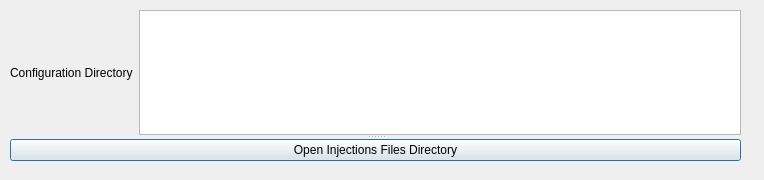
<?xml version="1.0" encoding="UTF-8"?>
<ui version="4.0">
 <class>advancedOptions</class>
 <widget class="QDialog" name="advancedOptions">
  <property name="geometry">
   <rect>
    <x>0</x>
    <y>0</y>
    <width>764</width>
    <height>180</height>
   </rect>
  </property>
  <property name="windowTitle">
   <string>Dialog</string>
  </property>
  <property name="sizeGripEnabled">
   <bool>false</bool>
  </property>
  <widget class="QSplitter" name="splitter">
   <property name="geometry">
    <rect>
     <x>10</x>
     <y>10</y>
     <width>731</width>
     <height>151</height>
    </rect>
   </property>
   <property name="orientation">
    <enum>Qt::Vertical</enum>
   </property>
   <widget class="QWidget" name="layoutWidget">
    <layout class="QHBoxLayout" name="horizontalLayout">
     <item>
      <widget class="QLabel" name="confDirLable">
       <property name="text">
        <string>Configuration Directory</string>
       </property>
       <property name="scaledContents">
        <bool>false</bool>
       </property>
      </widget>
     </item>
     <item>
      <widget class="QTextEdit" name="confPath"/>
     </item>
    </layout>
   </widget>
   <widget class="QPushButton" name="pushButton">
    <property name="text">
     <string>Open Injections Files Directory</string>
    </property>
   </widget>
  </widget>
 </widget>
 <resources/>
 <connections/>
</ui>
